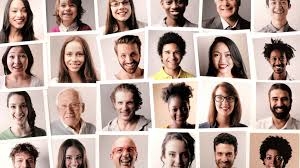
#> input picture images.jpeg, 300 x 168 px
$ python demostration.py
#> lines starting #> are read from the running program, lines starting #| are printed output that depends on the picture; after the words box and inside, x2 and y2 are one past the last pixel; in counts of white or black regions, pixels touching at a corner belong together
import numpy as np
import cv2
from matplotlib import pyplot as plt

face_cascade = cv2.CascadeClassifier('haarcascade_frontalface_default.xml')
eye_cascade = cv2.CascadeClassifier('haarcascade_eye.xml')

img = cv2.imread('images.jpeg')
#> img is the input picture: shape (168, 300, 3); mean B, G, R 150.7, 158.9, 180.1
gray = cv2.cvtColor(img, cv2.COLOR_BGR2GRAY)
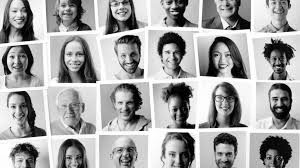
#> gray: shape (168, 300); min 0, max 255, mean 164.3

faces = face_cascade.detectMultiScale(gray, 1.3, 5)
#> faces = [[61, 43, 27, 27], [209, 45, 27, 27], [4, 46, 26, 26], [111, 93, 25, 25]]


for (x,y,w,h) in faces:
    cv2.rectangle(img,(x,y),(x+w,y+h),(255,0,0),2)
    roi_gray = gray[y:y+h, x:x+w]
    roi_color = img[y:y+h, x:x+w]
    eyes = eye_cascade.detectMultiScale(roi_gray)
    for (ex,ey,ew,eh) in eyes:
        cv2.rectangle(roi_color,(ex,ey),(ex+ew,ey+eh),(0,255,0),2)
#> this loop made 4 passes
#> pass 1, `roi_gray = gray[y:y+h, x:x+w]`:
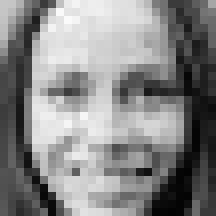
#> roi_gray: shape (27, 27) (shown 8 times larger); min 3, max 250, mean 133.7
#> pass 1, `roi_color = img[y:y+h, x:x+w]`:
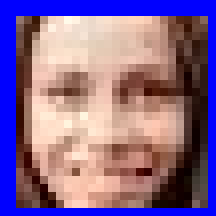
#> roi_color: shape (27, 27, 3) (shown 8 times larger); mean B, G, R 143.7, 102.3, 133
#> pass 2, `roi_color = img[y:y+h, x:x+w]`:
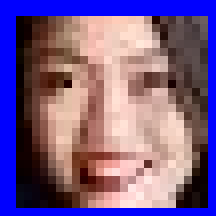
#> roi_color: shape (27, 27, 3) (shown 8 times larger); mean B, G, R 136.6, 91, 119.2
#> after the loop:
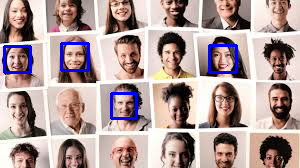
#> img: shape (168, 300, 3); 2.47% of pixels changed, all inside (x1, y1, x2, y2) = (3, 42, 238, 120)
#> after the loop:
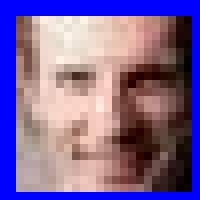
#> roi_color: shape (25, 25, 3) (shown 8 times larger); mean B, G, R 150.2, 99.5, 124.5
#> after the loop:
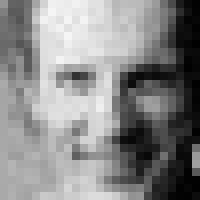
#> roi_gray: shape (25, 25) (shown 8 times larger); min 1, max 245, mean 136.1

cv2.imshow('img',img)

cv2.waitKey(0)
cv2.destroyAllWindows()

$ run again, with im.jpeg copied over images.jpeg
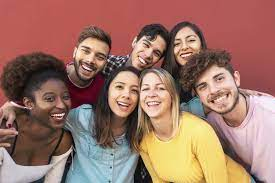
#> input picture im.jpeg, 275 x 183 px
#> img is the input picture: shape (183, 275, 3); mean B, G, R 101.9, 115.6, 156.5
#> `gray = cv2.cvtColor(img, cv2.COLOR_BGR2GRAY)`:
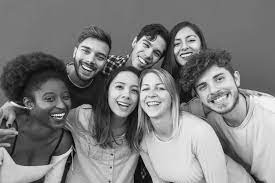
#> gray: shape (183, 275); min 0, max 248, mean 126.3
#> faces = [[169, 29, 34, 34], [135, 73, 39, 39], [104, 70, 45, 45]]
#> the loop `for (x,y,w,h) in faces:` made 3 passes
#> after the loop `for (x,y,w,h) in faces:`:
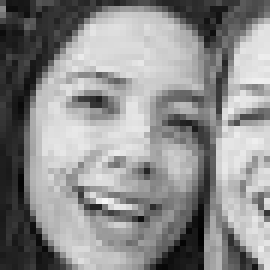
#> roi_gray: shape (45, 45) (shown 6 times larger); min 1, max 246, mean 140.8

$ run again, with three.jpg copied over images.jpeg
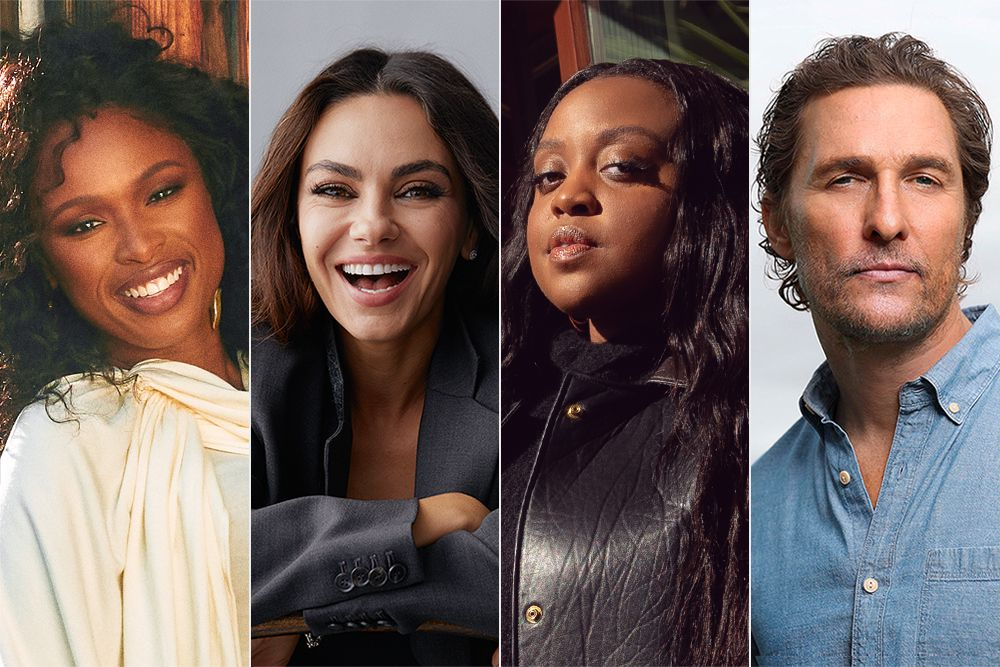
#> input picture three.jpg, 1000 x 667 px
#> img is the input picture: shape (667, 1000, 3); mean B, G, R 93.1, 97, 112.7
#> faces = [[781, 94, 207, 207], [266, 108, 212, 212], [482, 99, 196, 196]]
#> the loop `for (x,y,w,h) in faces:` made 3 passes
#> (x, y, w, h, eyes) on passes 1 to 3: (781, 94, 207, 207, [[105, 46, 71, 71], [32, 49, 68, 68]]), (266, 108, 212, 212, [[38, 52, 60, 60], [122, 60, 51, 51]]), (482, 99, 196, 196, [[54, 67, 27, 27]])
#> after the loop `for (x,y,w,h) in faces:`:
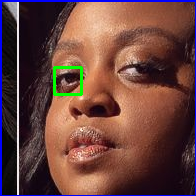
#> roi_color: shape (196, 196, 3); mean B, G, R 62.5, 67.6, 105.5
#> after the loop `for (x,y,w,h) in faces:`:
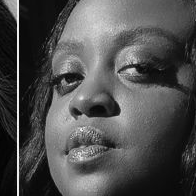
#> roi_gray: shape (196, 196); min 0, max 249, mean 78.6
